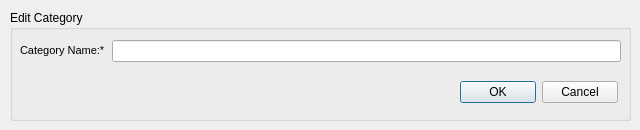
<?xml version="1.0" encoding="UTF-8"?>
<ui version="4.0">
 <class>edit_cat</class>
 <widget class="QDialog" name="edit_cat">
  <property name="geometry">
   <rect>
    <x>0</x>
    <y>0</y>
    <width>640</width>
    <height>130</height>
   </rect>
  </property>
  <property name="windowTitle">
   <string>Edit Category - Pers</string>
  </property>
  <widget class="QGroupBox" name="gb_editCategory">
   <property name="geometry">
    <rect>
     <x>10</x>
     <y>10</y>
     <width>621</width>
     <height>111</height>
    </rect>
   </property>
   <property name="title">
    <string>Edit Category</string>
   </property>
   <widget class="QWidget" name="layoutWidget">
    <property name="geometry">
     <rect>
      <x>10</x>
      <y>30</y>
      <width>601</width>
      <height>22</height>
     </rect>
    </property>
    <layout class="QGridLayout" name="gridLayout">
     <item row="0" column="0">
      <widget class="QLabel" name="lbl_catName">
       <property name="font">
        <font>
         <pointsize>8</pointsize>
        </font>
       </property>
       <property name="text">
        <string>&lt;html&gt;&lt;head/&gt;&lt;body&gt;&lt;p&gt;Category Name:&lt;label style=&quot;color:red;&quot;&gt;*&lt;/label&gt;&lt;/p&gt;&lt;/body&gt;&lt;/html&gt;</string>
       </property>
      </widget>
     </item>
     <item row="0" column="1">
      <widget class="QLineEdit" name="txt_catName"/>
     </item>
    </layout>
   </widget>
   <widget class="QWidget" name="layoutWidget">
    <property name="geometry">
     <rect>
      <x>450</x>
      <y>70</y>
      <width>158</width>
      <height>25</height>
     </rect>
    </property>
    <layout class="QHBoxLayout" name="horizontalLayout">
     <item>
      <widget class="QPushButton" name="btn_confirm">
       <property name="text">
        <string>OK</string>
       </property>
      </widget>
     </item>
     <item>
      <widget class="QPushButton" name="btn_cancel">
       <property name="text">
        <string>Cancel</string>
       </property>
      </widget>
     </item>
    </layout>
   </widget>
  </widget>
 </widget>
 <resources/>
 <connections/>
</ui>
